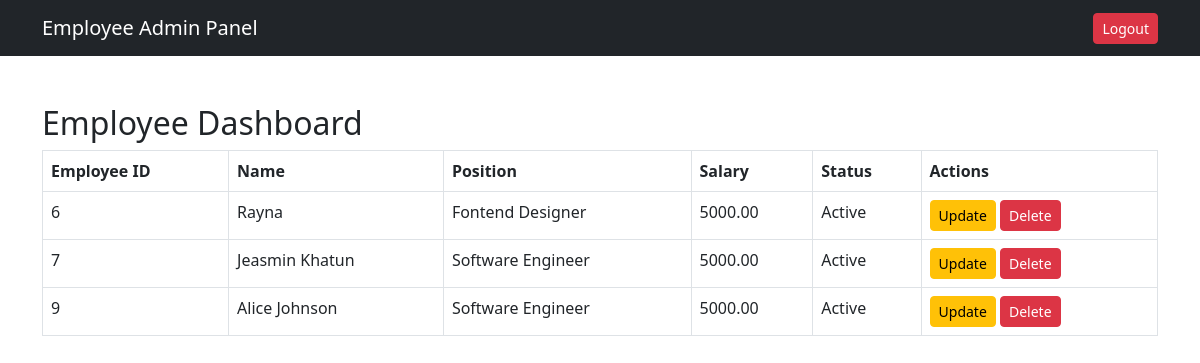
The page /dashboard.php (signed in) on the database its author committed.
### tables this page shows
CREATE TABLE `employees` (
  `id` int(11) NOT NULL,
  `name` varchar(255) NOT NULL,
  `position` varchar(255) NOT NULL,
  `salary` decimal(10,2) NOT NULL,
  `status` varchar(50) NOT NULL
);

### Dashboard.php (the view, shortened to what this page needs)
<?php
include 'dbconnect.php';
try {
    $sql = "SELECT * FROM employees";
    $stmt = $conn->query($sql);
    $employees = $stmt->fetchAll(PDO::FETCH_ASSOC);
} catch (PDOException $e) {
    echo "Error: " . $e->getMessage();
}
?>
<!DOCTYPE html>
<html lang="en">
<head>
    <link href="https://cdn.jsdelivr.net/npm/bootstrap@5.3.0-alpha1/dist/css/bootstrap.min.css" rel="stylesheet">
</head>
<body>
    <nav class="navbar navbar-dark bg-dark">
        <div class="container">
            <a class="navbar-brand" href="Dashboard.php">Employee Admin Panel</a>
            <a href="logout.php" class="btn btn-danger btn-sm">Logout</a>
        </div>
    </nav>
    <div class="container mt-5">
        <h2>Employee Dashboard</h2>
        <table class="table table-bordered">
            <thead>
                <tr>
                    <th>Employee ID</th>
                    <th>Name</th>
                    <th>Position</th>
                    <th>Salary</th>
                    <th>Status</th>
                    <th>Actions</th>
                </tr>
            </thead>
            <tbody>
                <?php foreach ($employees as $employee): ?>
                <tr>
                    <td><?php echo $employee['id']; ?></td>
                    <td><?php echo $employee['name']; ?></td>
                    <td><?php echo $employee['position']; ?></td>
                    <td><?php echo $employee['salary']; ?></td>
                    <td><?php echo $employee['status']; ?></td>
                    <td>
                        <a href="UpdateEmployee.php?id=<?php echo $employee['id']; ?>" class="btn btn-warning btn-sm">Update</a>
                        <form method="POST" action="DeleteEmployee.php" style="display:inline;">
                            <button type="submit" class="btn btn-danger btn-sm">Delete</button>
                        </form>
                    </td>
                </tr>
                <?php endforeach; ?>
            </tbody>
        </table>
    </div>
</body>
</html>

### rows shown on the page
employees: id "6", name "Rayna", position "Fontend Designer", salary "5000.00", status "Active"
employees: id "7", name "Jeasmin Khatun", position "Software Engineer", salary "5000.00", status "Active"
employees: id "9", name "Alice Johnson", position "Software Engineer", salary "5000.00", status "Active"
